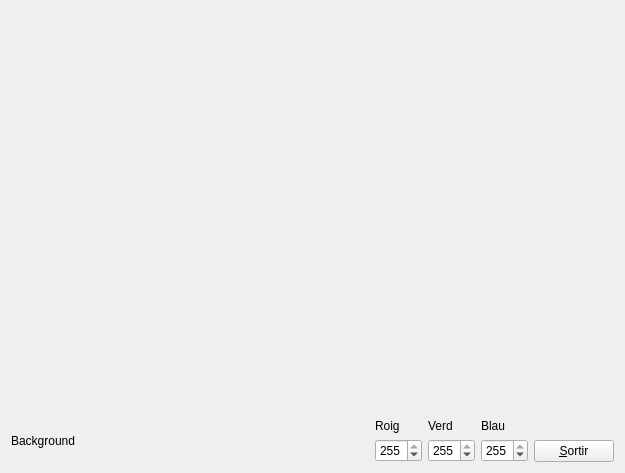
<?xml version="1.0" encoding="UTF-8"?>
<ui version="4.0">
 <class>MyForm</class>
 <widget class="QWidget" name="MyForm">
  <property name="geometry">
   <rect>
    <x>0</x>
    <y>0</y>
    <width>625</width>
    <height>473</height>
   </rect>
  </property>
  <property name="windowTitle">
   <string>Form</string>
  </property>
  <layout class="QGridLayout" name="gridLayout">
   <item row="0" column="0">
    <layout class="QHBoxLayout" name="horizontalLayout_3">
     <item>
      <layout class="QVBoxLayout" name="verticalLayout_5">
       <item>
        <widget class="MyGLWidget" name="widget" native="true">
         <property name="sizePolicy">
          <sizepolicy hsizetype="Expanding" vsizetype="Expanding">
           <horstretch>0</horstretch>
           <verstretch>0</verstretch>
          </sizepolicy>
         </property>
        </widget>
       </item>
       <item>
        <layout class="QHBoxLayout" name="horizontalLayout_2">
         <item>
          <widget class="MyColorTerra" name="label">
           <property name="text">
            <string>Background</string>
           </property>
          </widget>
         </item>
         <item>
          <spacer name="horizontalSpacer">
           <property name="orientation">
            <enum>Qt::Horizontal</enum>
           </property>
           <property name="sizeHint" stdset="0">
            <size>
             <width>40</width>
             <height>20</height>
            </size>
           </property>
          </spacer>
         </item>
         <item>
          <layout class="QHBoxLayout" name="horizontalLayout">
           <item>
            <layout class="QVBoxLayout" name="verticalLayout_2">
             <item>
              <widget class="QLabel" name="label_3">
               <property name="text">
                <string>Roig</string>
               </property>
              </widget>
             </item>
             <item>
              <widget class="QSpinBox" name="spinBox_3">
               <property name="maximum">
                <number>255</number>
               </property>
               <property name="value">
                <number>255</number>
               </property>
              </widget>
             </item>
            </layout>
           </item>
           <item>
            <layout class="QVBoxLayout" name="verticalLayout_3">
             <item>
              <widget class="QLabel" name="label_2">
               <property name="text">
                <string>Verd</string>
               </property>
              </widget>
             </item>
             <item>
              <widget class="QSpinBox" name="spinBox">
               <property name="maximum">
                <number>255</number>
               </property>
               <property name="value">
                <number>255</number>
               </property>
              </widget>
             </item>
            </layout>
           </item>
           <item>
            <layout class="QVBoxLayout" name="verticalLayout_4">
             <item>
              <widget class="QLabel" name="label_4">
               <property name="text">
                <string>Blau</string>
               </property>
              </widget>
             </item>
             <item>
              <widget class="QSpinBox" name="spinBox_2">
               <property name="maximum">
                <number>255</number>
               </property>
               <property name="value">
                <number>255</number>
               </property>
              </widget>
             </item>
            </layout>
           </item>
          </layout>
         </item>
        </layout>
       </item>
      </layout>
     </item>
     <item>
      <layout class="QVBoxLayout" name="verticalLayout">
       <item>
        <spacer name="verticalSpacer">
         <property name="orientation">
          <enum>Qt::Vertical</enum>
         </property>
         <property name="sizeHint" stdset="0">
          <size>
           <width>20</width>
           <height>40</height>
          </size>
         </property>
        </spacer>
       </item>
       <item>
        <spacer name="verticalSpacer_2">
         <property name="orientation">
          <enum>Qt::Vertical</enum>
         </property>
         <property name="sizeHint" stdset="0">
          <size>
           <width>20</width>
           <height>40</height>
          </size>
         </property>
        </spacer>
       </item>
       <item>
        <widget class="QPushButton" name="pushButton">
         <property name="sizePolicy">
          <sizepolicy hsizetype="Fixed" vsizetype="Fixed">
           <horstretch>0</horstretch>
           <verstretch>0</verstretch>
          </sizepolicy>
         </property>
         <property name="text">
          <string>&amp;Sortir</string>
         </property>
        </widget>
       </item>
      </layout>
     </item>
    </layout>
   </item>
  </layout>
 </widget>
 <customwidgets>
  <customwidget>
   <class>MyGLWidget</class>
   <extends>QWidget</extends>
   <header>MyGLWidget.h</header>
   <container>1</container>
   <slots>
    <slot>setColorTerra(int,int,int)</slot>
   </slots>
  </customwidget>
  <customwidget>
   <class>MyColorTerra</class>
   <extends>QLabel</extends>
   <header location="global">myColorTerra.h</header>
   <slots>
    <signal>sendColorTerra(int,int,int)</signal>
    <slot>setRoig(int)</slot>
    <slot>setVerd(int)</slot>
    <slot>setBlau(int)</slot>
   </slots>
  </customwidget>
 </customwidgets>
 <resources/>
 <connections>
  <connection>
   <sender>pushButton</sender>
   <signal>clicked()</signal>
   <receiver>MyForm</receiver>
   <slot>close()</slot>
   <hints>
    <hint type="sourcelabel">
     <x>610</x>
     <y>429</y>
    </hint>
    <hint type="destinationlabel">
     <x>611</x>
     <y>376</y>
    </hint>
   </hints>
  </connection>
  <connection>
   <sender>spinBox_3</sender>
   <signal>valueChanged(int)</signal>
   <receiver>label</receiver>
   <slot>setRoig(int)</slot>
   <hints>
    <hint type="sourcelabel">
     <x>361</x>
     <y>446</y>
    </hint>
    <hint type="destinationlabel">
     <x>79</x>
     <y>435</y>
    </hint>
   </hints>
  </connection>
  <connection>
   <sender>spinBox</sender>
   <signal>valueChanged(int)</signal>
   <receiver>label</receiver>
   <slot>setVerd(int)</slot>
   <hints>
    <hint type="sourcelabel">
     <x>438</x>
     <y>452</y>
    </hint>
    <hint type="destinationlabel">
     <x>76</x>
     <y>448</y>
    </hint>
   </hints>
  </connection>
  <connection>
   <sender>spinBox_2</sender>
   <signal>valueChanged(int)</signal>
   <receiver>label</receiver>
   <slot>setBlau(int)</slot>
   <hints>
    <hint type="sourcelabel">
     <x>490</x>
     <y>435</y>
    </hint>
    <hint type="destinationlabel">
     <x>25</x>
     <y>424</y>
    </hint>
   </hints>
  </connection>
  <connection>
   <sender>label</sender>
   <signal>sendColorTerra(int,int,int)</signal>
   <receiver>widget</receiver>
   <slot>setColorTerra(int,int,int)</slot>
   <hints>
    <hint type="sourcelabel">
     <x>48</x>
     <y>407</y>
    </hint>
    <hint type="destinationlabel">
     <x>65</x>
     <y>329</y>
    </hint>
   </hints>
  </connection>
 </connections>
</ui>
